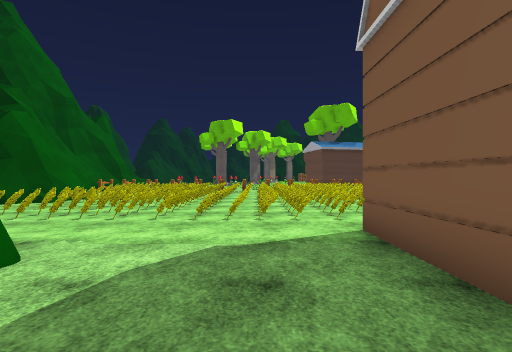
[1] (above)

15 first-person views from a walk through a Unity game level. The camera is 1.4 m above the floor, looks level and sees 80° across. The floor is counted in squares, 1.53 m on a side. Each view is taken from the middle of a square. On the plan, view 1 faces up. The plan holds only what a view shows up to about 11 squares ahead; the rest is blank. The place goes on beyond the plan. The player character is not drawn. Some animated figures are left out. Some surface patterns are stand-ins.

[2]
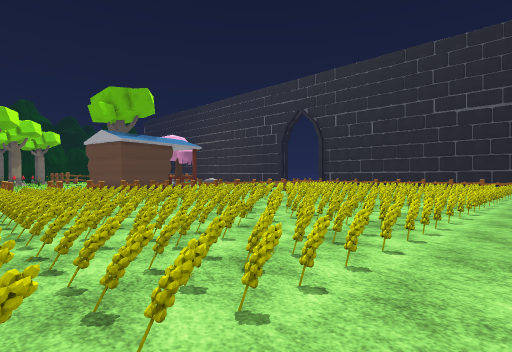

[3]
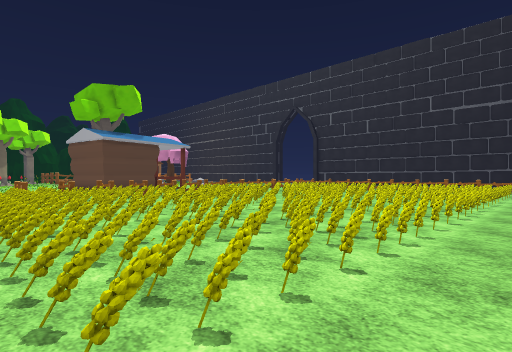

[4]
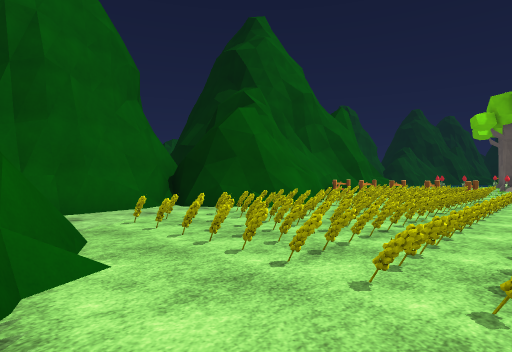

[5]
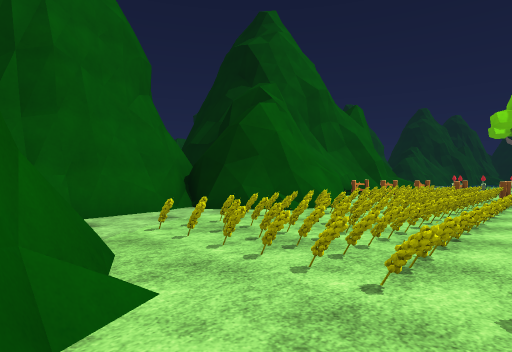

[6]
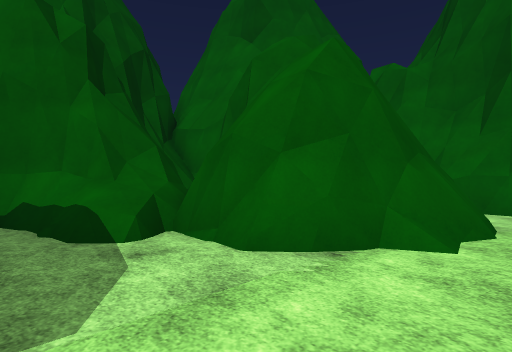

[7]
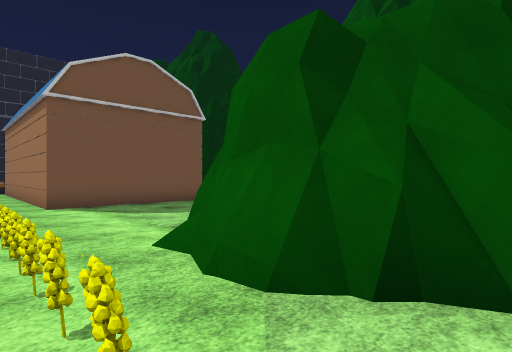

[8]
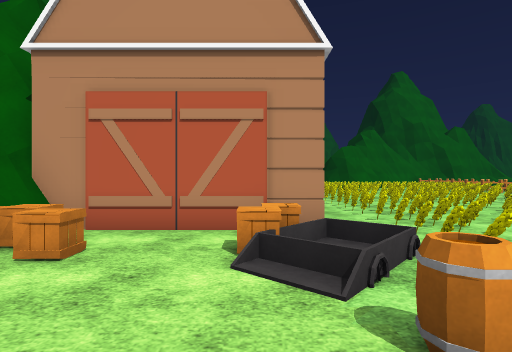

[9]
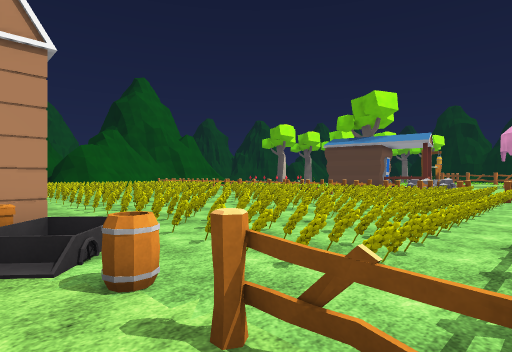

[10]
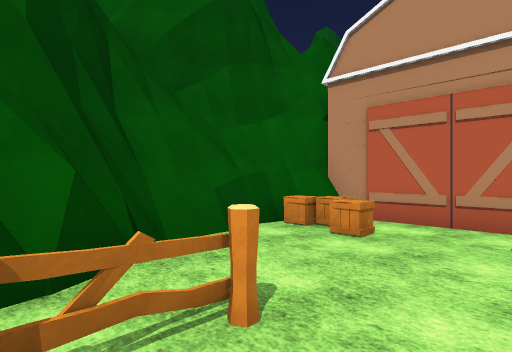

[11]
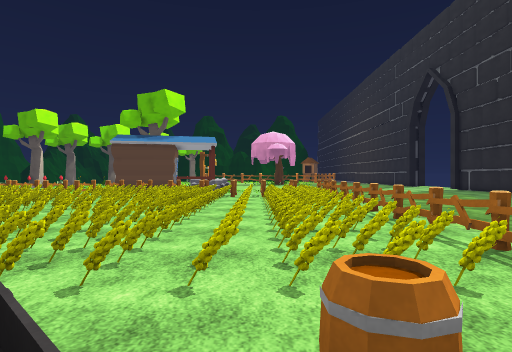

[12]
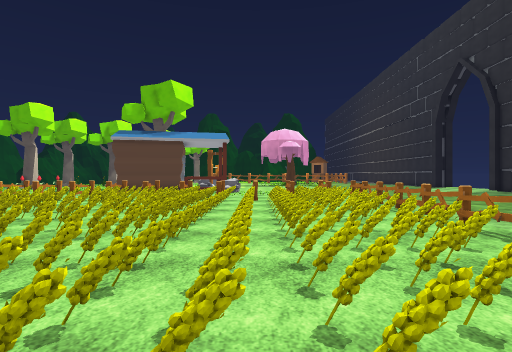

[13]
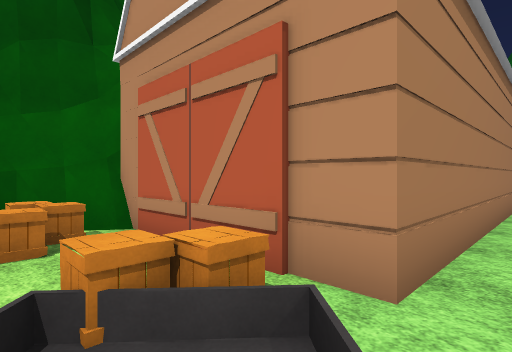

[14]
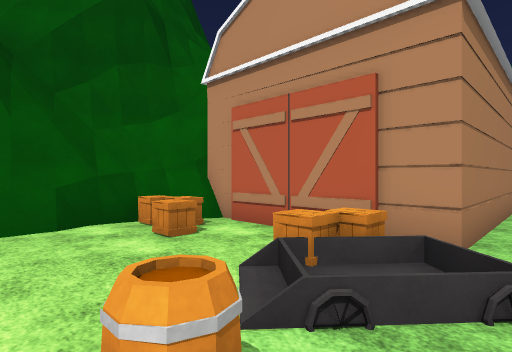

[15]
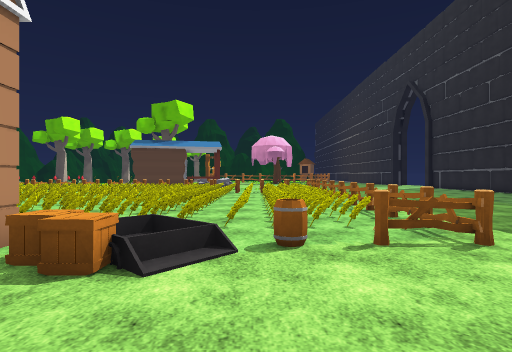

### Floor plan
Key: @ floor where view 1 was taken; # wall or solid block; . floor; / step, stairs or slope; = window, fence, low wall or low ledge; O other object.
Columns run from 11 left of view 1 to 17 right of it. Each row starts with its distance up from view 1.
 19         O O OO             O
 18        OO O OO             O
 17       #####=###          #=#O
 16      ==== ==================O
 15     ============ ===========O
 14     ========================/
 13    ##=======================O
 12    ##=.=====.===============O
 11    ##=======================O
 10 ####========================/
  9 ###..=======.===============O
  8  #...=======.===============O
  7  #..========.===============.
  6  ##.........................O
  5  ##.####.....OOOOOOOOOO..O..O
  4   ######.....O        OO.....
  3        ##....O        O.....
  2         #....O        OO...OO
  1         #==..O        OO...##
  0        ###=@          #######

Positions as (right, up) in squares from view 1, and headings:
1: (0, 0), facing up
2: (-2, 5), facing up-right
3: (-1, 5), facing up-right
4: (-1, 4), facing up-left
5: (-2, 4), facing up-left
6: (0, 6), facing down-left
7: (-8, 7), facing down-right
8: (16, 4), facing left
9: (17, 4), facing up-left
10: (17, 4), facing down-left
11: (14, 4), facing up
12: (13, 6), facing up
13: (13, 6), facing down-left
14: (15, 6), facing down-left
15: (14, 1), facing up
